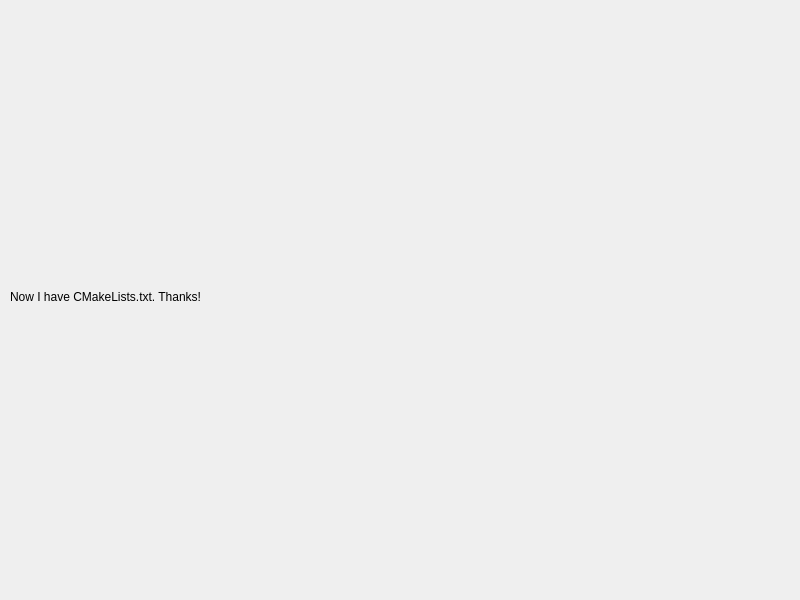
<?xml version="1.0" encoding="UTF-8"?>
<ui version="4.0">
 <class>Widget</class>
 <widget class="QWidget" name="Widget">
  <property name="geometry">
   <rect>
    <x>0</x>
    <y>0</y>
    <width>800</width>
    <height>600</height>
   </rect>
  </property>
  <property name="windowTitle">
   <string>Widget</string>
  </property>
  <widget class="QLabel" name="label">
   <property name="geometry">
    <rect>
     <x>10</x>
     <y>6</y>
     <width>781</width>
     <height>581</height>
    </rect>
   </property>
   <property name="text">
    <string>Now I have CMakeLists.txt. Thanks!</string>
   </property>
  </widget>
 </widget>
 <resources/>
 <connections/>
</ui>
